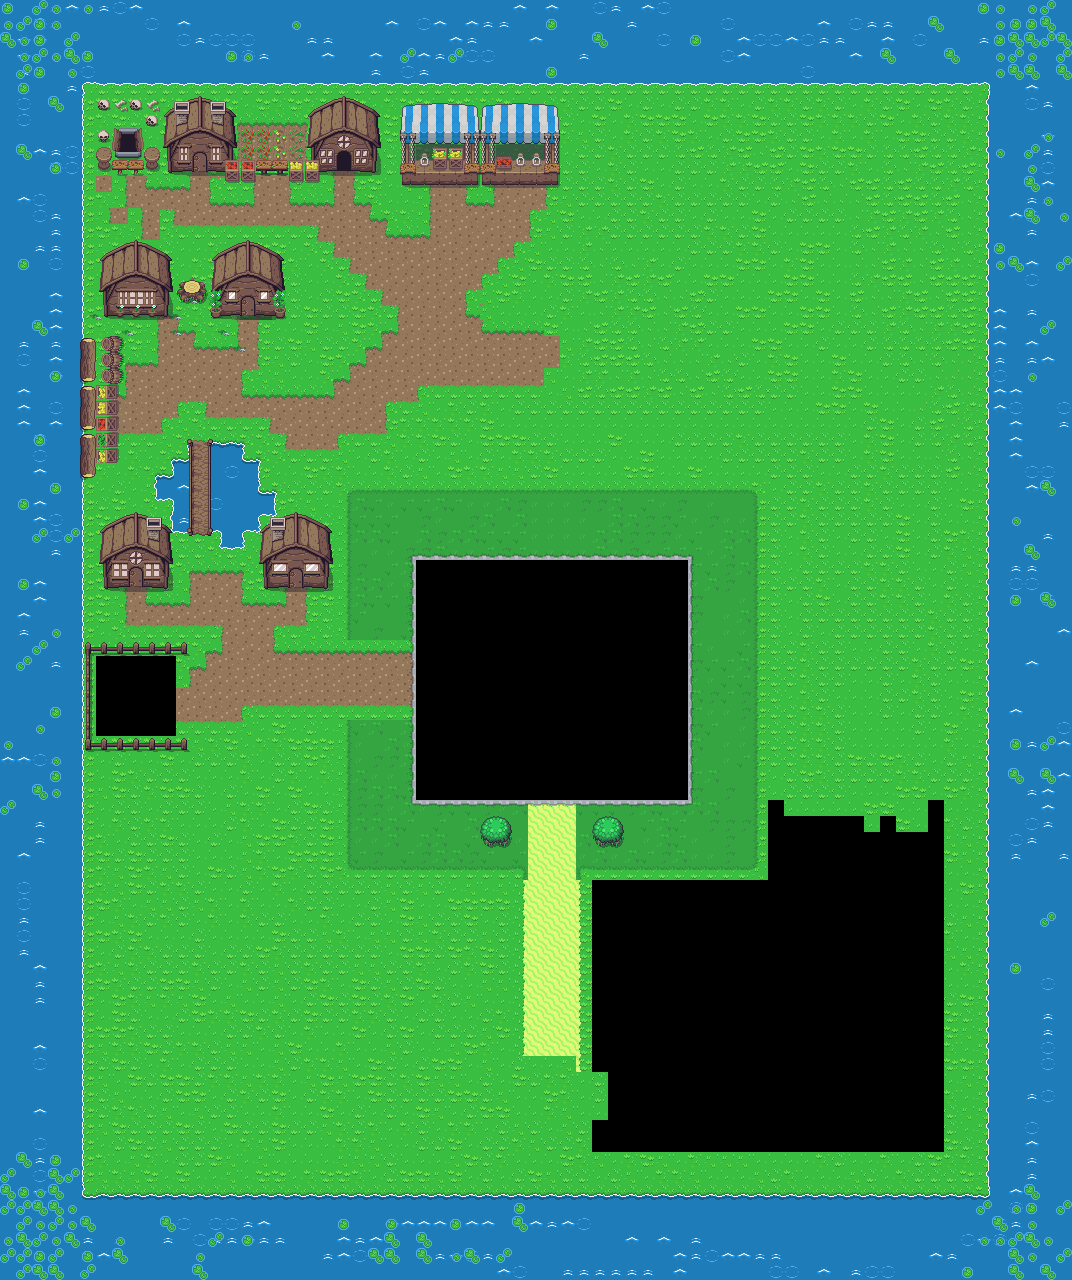

A 2D game scene composited from a Tiled map and its tileset images. What follows is a short description and the map's XML, with each tile layer's data collapsed to a summary:
An orthogonal 67x80 tile map with 16x16 px tiles, 5 tile layers (Below, Background, Middle, Top, ...), 2 tilesets and 29 objects (WorldSpawn, Mavia).

<map version="1.5" tiledversion="1.7.2" orientation="orthogonal" renderorder="right-down" width="67" height="80" tilewidth="16" tileheight="16" infinite="0" nextlayerid="22" nextobjectid="50">
 <tileset firstgid="1" name="Overworld" tilewidth="16" tileheight="16" tilecount="1440" columns="40">
  <image source="Overworld.png" width="640" height="576" />
  <tile id="40">
   <animation>
    <frame tileid="40" duration="295" />
    <frame tileid="41" duration="295" />
    <frame tileid="42" duration="295" />
    <frame tileid="43" duration="295" />
   </animation>
  </tile>
  <tile id="80">
   <animation>
    <frame tileid="80" duration="295" />
    <frame tileid="81" duration="295" />
    <frame tileid="82" duration="295" />
    <frame tileid="83" duration="295" />
   </animation>
  </tile>
  <tile id="123">
   <animation>
    <frame tileid="123" duration="325" />
    <frame tileid="124" duration="325" />
    <frame tileid="125" duration="325" />
   </animation>
  </tile>
  <tile id="438">
   <animation>
    <frame tileid="382" duration="295" />
    <frame tileid="383" duration="295" />
    <frame tileid="384" duration="295" />
    <frame tileid="424" duration="295" />
    <frame tileid="422" duration="295" />
    <frame tileid="462" duration="295" />
    <frame tileid="463" duration="295" />
    <frame tileid="464" duration="295" />
   </animation>
  </tile>
  <tile id="478">
   <animation>
    <frame tileid="383" duration="295" />
    <frame tileid="423" duration="295" />
   </animation>
  </tile>
  <tile id="518">
   <animation>
    <frame tileid="383" duration="295" />
    <frame tileid="386" duration="295" />
    <frame tileid="389" duration="295" />
   </animation>
  </tile>
  <tile id="558">
   <animation>
    <frame tileid="423" duration="295" />
    <frame tileid="426" duration="295" />
    <frame tileid="429" duration="295" />
   </animation>
  </tile>
 </tileset>
 <tileset firstgid="1441" source="Overworld.tsx" />
 <layer id="19" name="Below" width="67" height="80">
  <data>[5360 cells, 0 non-empty, 0 distinct tile ids]</data>
 </layer>
 <layer id="13" name="Background" width="67" height="80">
  <data>[5360 cells, 4665 non-empty, 87 distinct tile ids]</data>
 </layer>
 <layer id="14" name="Middle" width="67" height="80">
  <data>[5360 cells, 519 non-empty, 163 distinct tile ids]</data>
 </layer>
 <layer id="16" name="Top" width="67" height="80">
  <data>[5360 cells, 49 non-empty, 30 distinct tile ids]</data>
 </layer>
 <layer id="18" name="Ceil" width="67" height="80">
  <data>[5360 cells, 60 non-empty, 22 distinct tile ids]</data>
 </layer>
 <objectgroup id="20" name="Allotments">
  <object id="45" x="96" y="656" width="80" height="80" />
 </objectgroup>
 <objectgroup id="8" name="Actions">
  <object id="1" name="WorldSpawn" x="550.833" y="681">
   <point />
  </object>
 </objectgroup>
 <objectgroup id="9" name="Collision">
  <object id="9" x="80" y="80">
   <polyline points="0,0 912,0" />
  </object>
  <object id="10" x="80" y="64">
   <polyline points="0,0 0,1136" />
  </object>
  <object id="11" x="64" y="1200">
   <polyline points="0,0 928,0" />
  </object>
  <object id="12" x="992" y="1216">
   <polyline points="0,0 0,-1152" />
  </object>
  <object id="18" x="160" y="96" width="224" height="80" />
  <object id="19" x="112" y="128" width="32" height="32" />
  <object id="20" x="80" y="160" width="80" height="16" />
  <object id="21" x="96" y="240" width="192" height="80" />
  <object id="22" x="400" y="96" width="160" height="96" />
  <object id="23" x="80" y="336" width="48" height="144" />
  <object id="24" x="96" y="512" width="80" height="80" />
  <object id="25" x="260" y="513.5" width="80" height="80" />
  <object id="26" x="80" y="640" width="112" height="16" />
  <object id="27" x="80" y="656" width="16" height="80" />
  <object id="28" x="80" y="736" width="112" height="16" />
  <object id="33" x="182" y="449.5">
   <polyline points="0,0 0.5,82" />
  </object>
  <object id="34" x="216.5" y="446">
   <polyline points="0,0 1,83.5" />
  </object>
  <object id="35" x="223.5" y="447.5">
   <polyline points="0,0 18.2769,0.984496 18.7846,16.7364 32.4923,16.2442 33,31.9961 17.7692,30.0271 18.7846,59.562 4.06154,63.5" />
  </object>
  <object id="36" x="175.5" y="464">
   <polyline points="0,0 -0.5,16.5" />
  </object>
  <object id="37" x="159.5" y="481.5">
   <polyline points="0,0 24,-1" />
  </object>
  <object id="38" x="159" y="496.5">
   <polyline points="0,0 0.5,-19.5" />
  </object>
  <object id="40" x="175.5" y="493.5">
   <polyline points="0,0 0.5,17" />
  </object>
  <object id="41" x="158" y="497">
   <polyline points="0,0 26,-0.5" />
  </object>
  <object id="42" x="221.5" y="528.5">
   <polyline points="0,0 2,15.5 19,16 19,1.5 34,0" />
  </object>
  <object id="43" x="240.5" y="495.5">
   <polyline points="0,0 47,15" />
  </object>
 </objectgroup>
 <objectgroup id="11" name="NPC">
  <object id="47" name="Mavia" x="271" y="205.5">
   <point />
  </object>
 </objectgroup>
 <objectgroup id="21" name="Shop">
  <object id="49" x="400" y="96" width="80" height="96">
   <properties>
    <property name="type" value="STALL_1" />
   </properties>
  </object>
 </objectgroup>
</map>